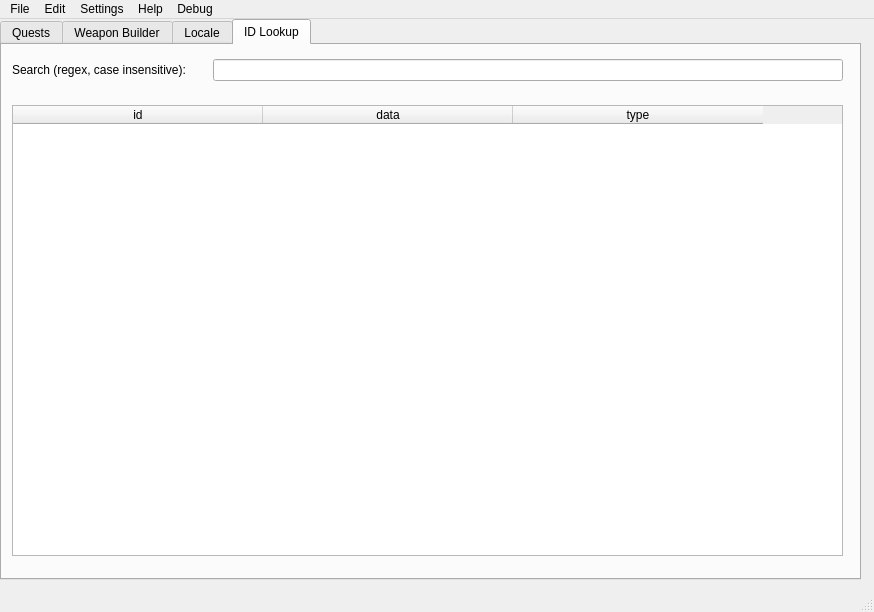
<?xml version="1.0" encoding="UTF-8"?>
<ui version="4.0">
 <class>MainGUI</class>
 <widget class="QMainWindow" name="MainGUI">
  <property name="windowModality">
   <enum>Qt::NonModal</enum>
  </property>
  <property name="enabled">
   <bool>true</bool>
  </property>
  <property name="geometry">
   <rect>
    <x>0</x>
    <y>0</y>
    <width>874</width>
    <height>612</height>
   </rect>
  </property>
  <property name="sizePolicy">
   <sizepolicy hsizetype="Fixed" vsizetype="Fixed">
    <horstretch>0</horstretch>
    <verstretch>0</verstretch>
   </sizepolicy>
  </property>
  <property name="minimumSize">
   <size>
    <width>0</width>
    <height>0</height>
   </size>
  </property>
  <property name="maximumSize">
   <size>
    <width>1080</width>
    <height>720</height>
   </size>
  </property>
  <property name="windowTitle">
   <string>SPT Trader Builder</string>
  </property>
  <property name="windowIcon">
   <iconset>
    <normaloff>data/icon.ico</normaloff>data/icon.ico</iconset>
  </property>
  <property name="tabShape">
   <enum>QTabWidget::Rounded</enum>
  </property>
  <widget class="QWidget" name="centralwidget">
   <property name="sizePolicy">
    <sizepolicy hsizetype="MinimumExpanding" vsizetype="MinimumExpanding">
     <horstretch>0</horstretch>
     <verstretch>0</verstretch>
    </sizepolicy>
   </property>
   <widget class="QTabWidget" name="main_tab">
    <property name="geometry">
     <rect>
      <x>0</x>
      <y>0</y>
      <width>861</width>
      <height>561</height>
     </rect>
    </property>
    <property name="font">
     <font>
      <family>Segoe UI</family>
     </font>
    </property>
    <property name="currentIndex">
     <number>3</number>
    </property>
    <widget class="QWidget" name="quest_tab">
     <attribute name="title">
      <string>Quests</string>
     </attribute>
     <widget class="QListWidget" name="questList">
      <property name="geometry">
       <rect>
        <x>10</x>
        <y>50</y>
        <width>831</width>
        <height>471</height>
       </rect>
      </property>
      <property name="font">
       <font>
        <family>Segoe UI</family>
       </font>
      </property>
      <property name="focusPolicy">
       <enum>Qt::NoFocus</enum>
      </property>
      <property name="wordWrap">
       <bool>false</bool>
      </property>
     </widget>
     <widget class="QWidget" name="gridLayoutWidget">
      <property name="geometry">
       <rect>
        <x>10</x>
        <y>10</y>
        <width>831</width>
        <height>31</height>
       </rect>
      </property>
      <layout class="QGridLayout" name="gridLayout">
       <property name="horizontalSpacing">
        <number>27</number>
       </property>
       <item row="0" column="1">
        <widget class="QLabel" name="label_4">
         <property name="text">
          <string>Search:</string>
         </property>
        </widget>
       </item>
       <item row="0" column="0">
        <widget class="QLabel" name="label">
         <property name="sizePolicy">
          <sizepolicy hsizetype="Preferred" vsizetype="Preferred">
           <horstretch>0</horstretch>
           <verstretch>0</verstretch>
          </sizepolicy>
         </property>
         <property name="minimumSize">
          <size>
           <width>200</width>
           <height>0</height>
          </size>
         </property>
         <property name="font">
          <font>
           <family>Segoe UI</family>
           <pointsize>9</pointsize>
          </font>
         </property>
         <property name="text">
          <string>Open Quests:</string>
         </property>
        </widget>
       </item>
       <item row="0" column="3">
        <widget class="QLabel" name="label_5">
         <property name="text">
          <string>(Click quest to copy MongoID)</string>
         </property>
        </widget>
       </item>
       <item row="0" column="2">
        <widget class="QLineEdit" name="questsearch"/>
       </item>
      </layout>
     </widget>
    </widget>
    <widget class="QWidget" name="wb_tab">
     <attribute name="title">
      <string>Weapon Builder</string>
     </attribute>
     <widget class="QTreeView" name="wb_treeview">
      <property name="geometry">
       <rect>
        <x>10</x>
        <y>30</y>
        <width>491</width>
        <height>501</height>
       </rect>
      </property>
     </widget>
     <widget class="QWidget" name="gridLayoutWidget_5">
      <property name="geometry">
       <rect>
        <x>510</x>
        <y>0</y>
        <width>341</width>
        <height>521</height>
       </rect>
      </property>
      <layout class="QGridLayout" name="gridLayout_5">
       <item row="6" column="0">
        <widget class="QPushButton" name="wb_removepart_button">
         <property name="text">
          <string>Remove Part</string>
         </property>
        </widget>
       </item>
       <item row="2" column="1">
        <widget class="QLineEdit" name="wb_itemid_edit"/>
       </item>
       <item row="2" column="0">
        <widget class="QLabel" name="label_2">
         <property name="toolTip">
          <string>&lt;html&gt;&lt;head/&gt;&lt;body&gt;&lt;p&gt;The Mongo ID associated with the weapon part.&lt;/p&gt;&lt;/body&gt;&lt;/html&gt;</string>
         </property>
         <property name="text">
          <string>Item ID</string>
         </property>
        </widget>
       </item>
       <item row="4" column="0">
        <widget class="QLabel" name="wb_modslot">
         <property name="toolTip">
          <string>&lt;html&gt;&lt;head/&gt;&lt;body&gt;&lt;p&gt;What slot will the part fill.&lt;/p&gt;&lt;/body&gt;&lt;/html&gt;</string>
         </property>
         <property name="text">
          <string>Mod Slot</string>
         </property>
        </widget>
       </item>
       <item row="3" column="1">
        <widget class="QLineEdit" name="wb_parentId_edit"/>
       </item>
       <item row="5" column="0">
        <widget class="QPushButton" name="wb_addpart_button">
         <property name="text">
          <string>Add Part</string>
         </property>
        </widget>
       </item>
       <item row="4" column="1">
        <widget class="QComboBox" name="wb_modslot_combo"/>
       </item>
       <item row="0" column="0">
        <widget class="QCheckBox" name="wb_base_check">
         <property name="toolTip">
          <string>&lt;html&gt;&lt;head/&gt;&lt;body&gt;&lt;p&gt;Is this the first part of an entire weapon? Use the lower reciever to begin.&lt;/p&gt;&lt;/body&gt;&lt;/html&gt;</string>
         </property>
         <property name="text">
          <string>Base Weapon?</string>
         </property>
        </widget>
       </item>
       <item row="3" column="0">
        <widget class="QLabel" name="wb_parentid">
         <property name="toolTip">
          <string>&lt;html&gt;&lt;head/&gt;&lt;body&gt;&lt;p&gt;The base weapon mongo ID. Click weapon or weapon part. in tree view to fill. eg. the lower reciever for an upper reciever (m4) or the handgaurd for a foregrip/rail.&lt;/p&gt;&lt;/body&gt;&lt;/html&gt;</string>
         </property>
         <property name="text">
          <string>Parent ID</string>
         </property>
        </widget>
       </item>
       <item row="1" column="0">
        <widget class="QLabel" name="wb_weaponname">
         <property name="toolTip">
          <string>&lt;html&gt;&lt;head/&gt;&lt;body&gt;&lt;p&gt;The name for the weapon as a whole for organization purposes.&lt;/p&gt;&lt;/body&gt;&lt;/html&gt;</string>
         </property>
         <property name="text">
          <string>Weapon Name</string>
         </property>
        </widget>
       </item>
       <item row="1" column="1">
        <widget class="QLineEdit" name="wb_weaponname_edit"/>
       </item>
      </layout>
     </widget>
     <widget class="QLabel" name="label_3">
      <property name="geometry">
       <rect>
        <x>10</x>
        <y>10</y>
        <width>111</width>
        <height>16</height>
       </rect>
      </property>
      <property name="font">
       <font>
        <family>Segoe UI</family>
        <pointsize>9</pointsize>
       </font>
      </property>
      <property name="text">
       <string>Weapons:</string>
      </property>
     </widget>
    </widget>
    <widget class="QWidget" name="locale_tab">
     <attribute name="title">
      <string>Locale</string>
     </attribute>
    </widget>
    <widget class="QWidget" name="tab">
     <attribute name="title">
      <string>ID Lookup</string>
     </attribute>
     <widget class="QWidget" name="gridLayoutWidget_2">
      <property name="geometry">
       <rect>
        <x>10</x>
        <y>10</y>
        <width>831</width>
        <height>31</height>
       </rect>
      </property>
      <layout class="QGridLayout" name="gridLayout_2">
       <property name="horizontalSpacing">
        <number>27</number>
       </property>
       <item row="0" column="1">
        <widget class="QLineEdit" name="fld_idlookup"/>
       </item>
       <item row="0" column="0">
        <widget class="QLabel" name="label_6">
         <property name="text">
          <string>Search (regex, case insensitive):</string>
         </property>
        </widget>
       </item>
      </layout>
     </widget>
     <widget class="QTableWidget" name="id_table">
      <property name="geometry">
       <rect>
        <x>10</x>
        <y>60</y>
        <width>831</width>
        <height>451</height>
       </rect>
      </property>
      <property name="sizeAdjustPolicy">
       <enum>QAbstractScrollArea::AdjustToContents</enum>
      </property>
      <property name="selectionBehavior">
       <enum>QAbstractItemView::SelectItems</enum>
      </property>
      <property name="textElideMode">
       <enum>Qt::ElideRight</enum>
      </property>
      <attribute name="horizontalHeaderVisible">
       <bool>true</bool>
      </attribute>
      <attribute name="horizontalHeaderDefaultSectionSize">
       <number>250</number>
      </attribute>
      <column>
       <property name="text">
        <string>id</string>
       </property>
      </column>
      <column>
       <property name="text">
        <string>data</string>
       </property>
      </column>
      <column>
       <property name="text">
        <string>type</string>
       </property>
      </column>
     </widget>
    </widget>
   </widget>
  </widget>
  <widget class="QStatusBar" name="statusBar">
   <property name="sizeGripEnabled">
    <bool>true</bool>
   </property>
  </widget>
  <widget class="QMenuBar" name="menubar">
   <property name="geometry">
    <rect>
     <x>0</x>
     <y>0</y>
     <width>874</width>
     <height>22</height>
    </rect>
   </property>
   <property name="defaultUp">
    <bool>false</bool>
   </property>
   <property name="nativeMenuBar">
    <bool>true</bool>
   </property>
   <widget class="QMenu" name="menuSettings">
    <property name="title">
     <string>Settings</string>
    </property>
    <addaction name="actionSettingsMenu"/>
   </widget>
   <widget class="QMenu" name="menuHelp">
    <property name="title">
     <string>Help</string>
    </property>
    <addaction name="actionAbout"/>
    <addaction name="actionUpdateCheck"/>
   </widget>
   <widget class="QMenu" name="menuFile">
    <property name="title">
     <string>File</string>
    </property>
    <addaction name="actionQuest_Builder"/>
    <addaction name="actionAssort_Builder"/>
    <addaction name="separator"/>
    <addaction name="actionImport_Quests"/>
    <addaction name="actionExport_Queued_Quests"/>
    <addaction name="separator"/>
    <addaction name="separator"/>
    <addaction name="actionExit"/>
   </widget>
   <widget class="QMenu" name="menuEdit">
    <property name="title">
     <string>Edit</string>
    </property>
    <addaction name="actionEdit_Selected_Quest"/>
    <addaction name="actionEdit_Tracked_Data_Files_locale_quest"/>
    <addaction name="separator"/>
    <addaction name="actionRemove_Selected_Quest"/>
    <addaction name="actionCreate_locale_from_Quest_JSON"/>
   </widget>
   <widget class="QMenu" name="menuDebug">
    <property name="title">
     <string>Debug</string>
    </property>
    <addaction name="actionAdd_queued_to_open_list"/>
    <addaction name="actionAnalyze_CC_subtypes"/>
    <addaction name="separator"/>
    <addaction name="actionLoad_items_json_for_below"/>
    <addaction name="actionGet_all_children_of_parent_ID"/>
   </widget>
   <addaction name="menuFile"/>
   <addaction name="menuEdit"/>
   <addaction name="menuSettings"/>
   <addaction name="menuHelp"/>
   <addaction name="menuDebug"/>
  </widget>
  <action name="actionAbout">
   <property name="text">
    <string>About</string>
   </property>
  </action>
  <action name="actionSettingsMenu">
   <property name="enabled">
    <bool>true</bool>
   </property>
   <property name="text">
    <string>See settings.ini for more details.</string>
   </property>
  </action>
  <action name="actionExit">
   <property name="text">
    <string>Exit</string>
   </property>
  </action>
  <action name="actionUpdateCheck">
   <property name="text">
    <string>Check for Updates</string>
   </property>
  </action>
  <action name="actionQuest_Builder">
   <property name="text">
    <string>Quest Builder</string>
   </property>
  </action>
  <action name="actionAssort_Builder">
   <property name="text">
    <string>Assort Builder</string>
   </property>
  </action>
  <action name="actionLocale_Builder">
   <property name="text">
    <string>Locale Builder</string>
   </property>
  </action>
  <action name="actionExport_Queued_Quests">
   <property name="text">
    <string>Export Quests</string>
   </property>
  </action>
  <action name="actionView_Queued_Quests">
   <property name="text">
    <string>View Queued Quests</string>
   </property>
  </action>
  <action name="actionEdit_Selected_Quest">
   <property name="text">
    <string>Edit Selected Quest</string>
   </property>
  </action>
  <action name="actionAdd_queued_to_open_list">
   <property name="text">
    <string>Add queued to open list</string>
   </property>
  </action>
  <action name="actionImport_Quests">
   <property name="text">
    <string>Import Quests</string>
   </property>
  </action>
  <action name="actionRemove_Selected_Quest">
   <property name="text">
    <string>Remove Selected Quest</string>
   </property>
  </action>
  <action name="actionAnalyze_CC_subtypes">
   <property name="text">
    <string>Analyze CC subtypes</string>
   </property>
  </action>
  <action name="actionCreate_locale_from_Quest_JSON">
   <property name="text">
    <string>Create locale from Quest JSON</string>
   </property>
  </action>
  <action name="actionLoad_items_json_for_below">
   <property name="text">
    <string>Load items.json for below</string>
   </property>
  </action>
  <action name="actionGet_all_children_of_parent_ID">
   <property name="text">
    <string>Get all children of parent ID</string>
   </property>
  </action>
  <action name="actionEdit_Tracked_Data_Files_locale_quest">
   <property name="text">
    <string>Edit Tracked Data Files (locale/quest)</string>
   </property>
  </action>
 </widget>
 <resources/>
 <connections/>
</ui>
